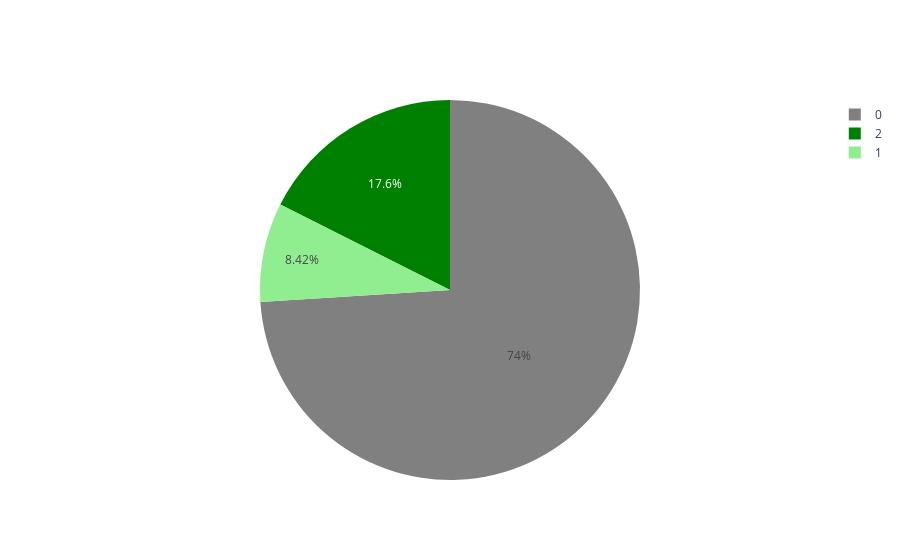

The code cell stored with this chart in its notebook:
### Code cell
fig = go.Figure()

vList = [retTotal[retTotal['ret']==0]['numPlants'].sum(), retTotal[retTotal['ret']>1]['numPlants'].sum(), retTotal[retTotal['ret']==1]['numPlants'].sum()]
labels=['Total Active Generation (MWh/yr)', 'Total Generation Retired by 2025', 'Total Generation Retired by 2030']
fig.add_trace(go.Pie(values = vList, marker_colors=['grey', 'lightgreen', 'green']))
fig

### Figure 1 — Plotly figure (JSON) as saved in the notebook; plotly's stock layout.template omitted (floating-point values rounded to 4 significant figures)
{"data": [{"marker": {"colors": ["grey", "lightgreen", "green"]}, "type": "pie", "values": [202, 23, 48]}], "layout": {}}
